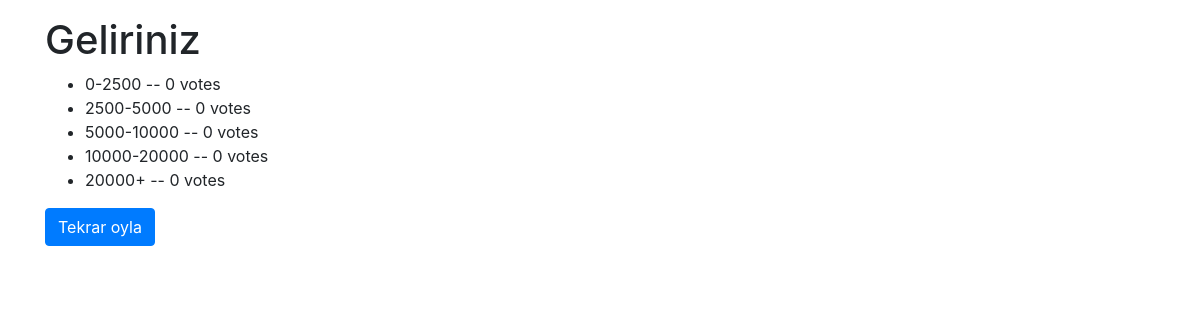
/4/results/, run on the app's committed database.
### polls/models.py (models this page shows, shortened)
class Question(models.Model):
    question_text = models.CharField(max_length=200)
    pub_date = models.DateTimeField('date published')

class Choice(models.Model):
    question = models.ForeignKey(Question, on_delete=models.CASCADE)
    choice_text = models.CharField(max_length=200)
    votes = models.IntegerField(default=0)

### polls/views.py (the view)
# urls.py: path('<int:pk>/results/', views.ResultsView.as_view(), name='results'),
class ResultsView(generic.DetailView):
    model = Question
    template_name = 'polls/results.html'

### polls/templates/polls/results.html (shortened to what this page needs)
<!DOCTYPE html>
<html lang="en">
  <head>
    <link rel="stylesheet" href="https://stackpath.bootstrapcdn.com/bootstrap/4.5.0/css/bootstrap.min.css">
  </head>
  <body>
  <div class="container py-3">
      <h1>{{ question.question_text }}</h1>
<ul>
{% for choice in question.choice_set.all %}
    <li>{{ choice.choice_text }} -- {{ choice.votes }} vote{{ choice.votes|pluralize }}</li>
{% endfor %}
</ul>
<button class="btn btn-primary"><a style="text-decoration: none; color: white" href="{% url 'polls:detail' question.id %}">Tekrar oyla</a></button>
  </div>
  </body>
</html>

### data on the page
Question: question_text "Geliriniz"
Choice: choice_text "0-2500", votes "0"
Choice: choice_text "2500-5000", votes "0"
Choice: choice_text "5000-10000", votes "0"
Choice: choice_text "10000-20000", votes "0"
Choice: choice_text "20000+", votes "0"
